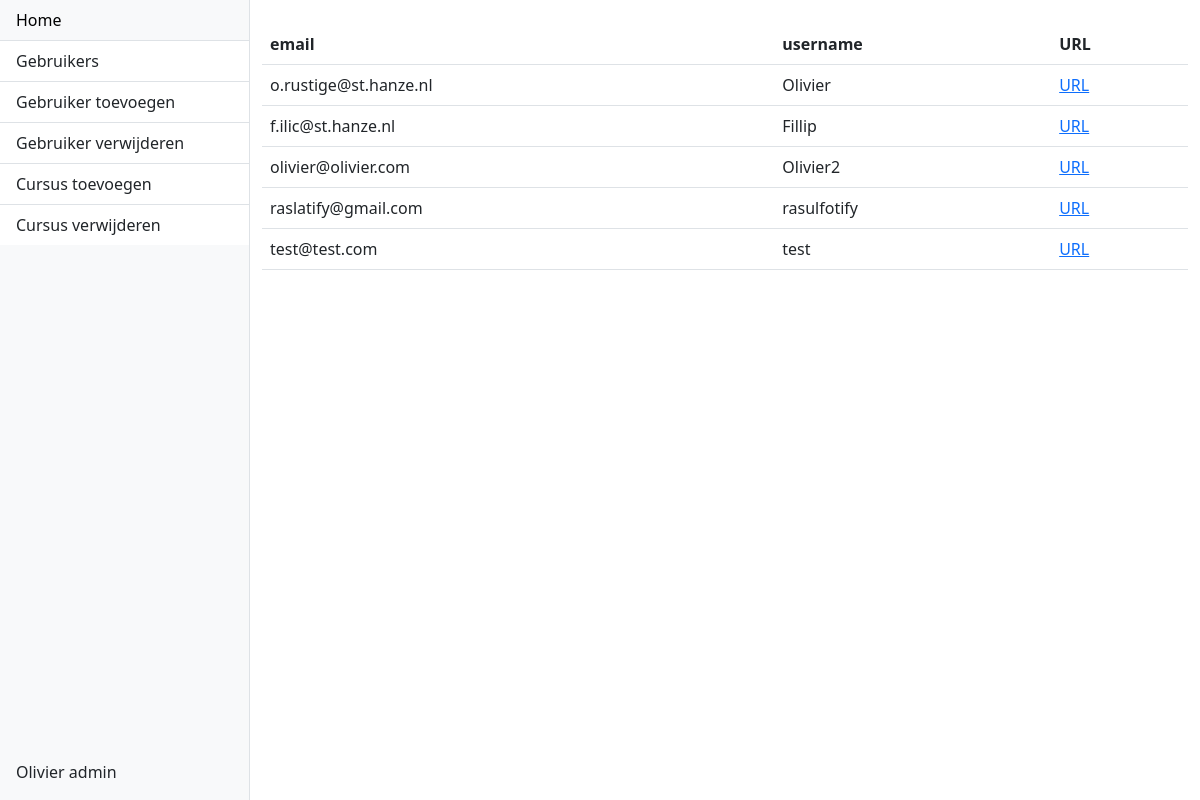
Before: /admin/gebruikers (signed in) with the older database file.
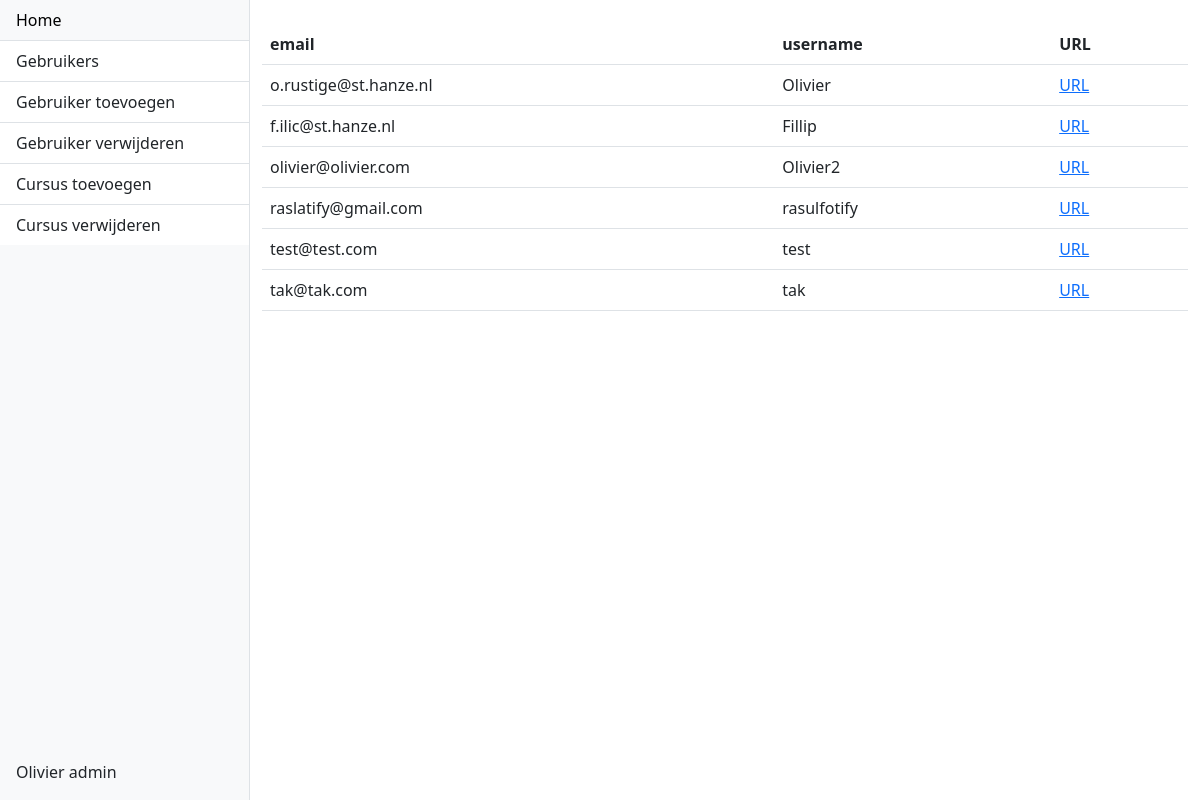
After: the same page with the newer database file.
### models.py (models this page shows, shortened)
class User(db.Model, UserMixin):
    __tablename__ = 'users'
    id = db.Column(db.Integer, primary_key=True, autoincrement=True)
    email = db.Column(db.String(), nullable=False, unique=True)
    username = db.Column(db.String(), nullable=False, unique=True)
    role = db.Column(db.String(), nullable=False, default='user')
    password_hash = db.Column(db.String(128))
    def __repr__(self):
        return f'User: {self.username} \n Email: {self.email} \n password: {self.password_hash}'

### admin/views.py (the view, shortened to what this page needs)
@admin_blueprint.route('/gebruikers', methods=['GET', 'POST'])
@login_required
@admin_required
def gebruikers():
    emailform = SetEmail()
    usernameform = SetUsername()
    roleform = SetRole()
    if request.args.get('id') is not None:
        user = User.query.get(int(request.args.get('id')))
        return render_template('viewuser.html', user=user, emailform=emailform, usernameform=usernameform, roleform=roleform)
    users = User.query.all()
    print(users)
    return render_template('users.html', users=users)

### __init__.py (called while the page is built)
@login_manager.user_loader
def get_user(user_id):
    try:
        return User.query.get(int(user_id))
    except:
        return None

### admin/templates/users.html
{% extends 'adminbase.html' %}
{% block content %}
    <table class="table">
        <thead>
        <tr>
            <th scope="col">email</th>
            <th scope="col">username</th>
            <th scope="col">URL</th>
        </tr>
        </thead>
        <tbody>
        {% for user in users %}
            <tr>
                <td>{{ user.email }}</td>
                <td>{{ user.username }}</td>
                <td><a href="{{ url_for('admin.gebruikers', id=user.id) }}">URL</a></td>
            </tr>
        {% endfor %}
        </tbody>
    </table>
{% endblock %}

### admin/templates/adminbase.html (shortened to what this page needs)
<!DOCTYPE html>
<html lang="en">
<head>
  <link href="https://cdn.jsdelivr.net/npm/bootstrap@5.3.0-alpha1/dist/css/bootstrap.min.css" rel="stylesheet">
</head>
<body>
  <div class="d-flex" style="height: 100vh;">
    <div class="bg-light border-end" id="sidebar" style="flex: 0 0 250px;">
      <div class="d-flex flex-column h-100">
        <div class="list-group list-group-flush flex-grow-1">
          <a href="{{ url_for('index') }}" class="list-group-item list-group-item-action">Home</a>
          <a href="{{ url_for('admin.gebruikers') }}" class="list-group-item list-group-item-action">Gebruikers</a>
          <a href="#" class="list-group-item list-group-item-action">Gebruiker toevoegen</a>
          <a href="#" class="list-group-item list-group-item-action">Gebruiker verwijderen</a>
          <a href="#" class="list-group-item list-group-item-action">Cursus toevoegen</a>
          <a href="#" class="list-group-item list-group-item-action">Cursus verwijderen</a>
        </div>
        <div class="p-3">
          {% if current_user.is_authenticated %}
              <a href="#" class="list-group-item list-group-item-action">{{ current_user.username }} {{ current_user.role }}</a>
          {% endif %}
        </div>
      </div>
    </div>
    <div class="flex-grow-1">
      <div class="container py-4">
          {% block content %}
          {% endblock %}
      </div>
    </div>
  </div>
</body>
</html>

Changed rows visible on the page:
added User: email "tak@tak.com", username "tak"
